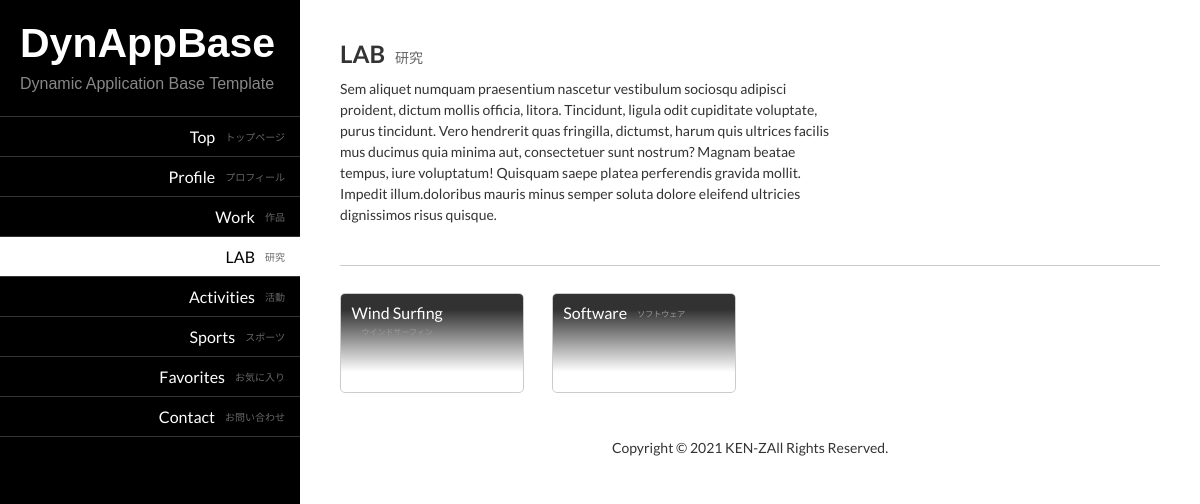
The page /?pa=4 on the database its author committed.
### tables this page shows
CREATE TABLE IF NOT EXISTS `pages` (
  `id` int(11) NOT NULL AUTO_INCREMENT COMMENT 'Page ID',
  `num_order` int(11) NOT NULL DEFAULT '0' COMMENT 'Number Order',
  `toplevel_id` int(11) NOT NULL DEFAULT '0' COMMENT 'Top Level  ID',
  `parent_id` int(11) NOT NULL DEFAULT '0' COMMENT 'Parent Page ID',
  `type` tinyint(1) NOT NULL DEFAULT '0',
  `created_at` datetime NOT NULL DEFAULT CURRENT_TIMESTAMP ON UPDATE CURRENT_TIMESTAMP COMMENT 'Created DateTime',
  `updated_at` datetime NOT NULL DEFAULT CURRENT_TIMESTAMP ON UPDATE CURRENT_TIMESTAMP COMMENT 'Update DateTime',
  `publish` tinyint(1) NOT NULL DEFAULT '0' COMMENT 'Private=0 / Public=1',
  `title` varchar(100) NOT NULL COMMENT 'Page Title',
  `sub_title` varchar(100) NOT NULL COMMENT 'Page Sub Title',
  `description` text NOT NULL COMMENT 'Page Description',
  PRIMARY KEY (`id`)
);

### includes/modules/controller.php (called while the page is built, shortened)
<?php
	if( strpos( $http_host, 'localhost' ) !== false )
	{
		$pdo = new PDO( 'mysql:host='.MYSQL_HOST_LOCAL.';dbname='.MYSQL_DB_LOCAL, MYSQL_USER_LOCAL, MYSQL_PASS_LOCAL );
	}
	else
	{
		$pdo = new PDO( 'mysql:host='.MYSQL_HOST_REMOTE.';dbname='.MYSQL_DB_REMOTE, MYSQL_USER_REMOTE, MYSQL_PASS_REMOTE );
	}
	$plugin_dirs = pluginDirs();
	foreach( $plugin_dirs as $plugin_dir )
	{
		include 'includes/plugins/' . $plugin_dir . '/index.php';
	}
	$navigation = navigation( $pdo, $pa, $po );
	$breadcrumb = breadcrumb( $pdo, $pa, $po );
	if( isset( $pa ) )
	{
		$get__submit = @$_GET[ 'submit' ];
		$get__start_id = @$_GET[ 'start_id' ];
		$get__end_id = @$_GET[ 'end_id' ];
		$get__start_created_at = @$_GET[ 'start_created_at' ];
		$get__end_created_at = @$_GET[ 'end_created_at' ];
		$get__start_updated_at = @$_GET[ 'start_updated_at' ];
		$get__end_updated_at = @$_GET[ 'end_updated_at' ];
		$get__keyword = @$_GET[ 'keyword' ];
		$values = [ $pa, $get__submit, $get__start_id, $get__end_id, $get__start_created_at, $get__end_created_at, $get__start_updated_at, $get__end_updated_at, $get__keyword ];
		$contents = pages( $pdo, $pa, $pn, $values, $request_uri ) . $plugin_content;
	}
	elseif( isset( $po ) )
	{
		$contents = postDetail( $pdo, $po );
	}
?>

### index.php (called while the page is built, shortened)
<?php
	include 'includes/modules/gets.php';
	include 'includes/modules/functions.php';
	include 'includes/modules/controller.php';
	include 'includes/themes/' . ACTIVE_THEME . '/index.php'
?>

### includes/modules/gets.php (called while the page is built, shortened)
<?php
	$pa = @$_REQUEST[ 'pa' ];
	$po = @$_REQUEST[ 'po' ];
?>

### includes/modules/functions.php (the view, shortened to what this page needs)
<?php
	function navigation( $pdo, $pa, $po )
	{
		$html = null;
		if( isset( $pa ) )
		{
			$query = "SELECT * FROM `pages` WHERE `id` = ${pa}";
			$res = $pdo -> query( $query );
			$res -> execute();
			$row = $res -> fetch( PDO::FETCH_ASSOC );
			$db__active__toplevel_id = $row[ 'toplevel_id' ];
		}
		elseif( isset( $po ) )
		{
			$query = "SELECT * FROM `posts` WHERE `id` = ${po}";
			$res = $pdo -> query( $query );
			$res -> execute();
			$row = $res -> fetch( PDO::FETCH_ASSOC );
			$db__active__toplevel_id = $row[ 'toplevel_id' ];
		}
		$query = "SELECT * FROM `pages` ORDER BY `num_order` ASC";
		$res = $pdo -> query( $query );
		$res -> execute();
		$html .= "<nav id=\"navigation\">\n<ul>\n";
		foreach( $res as $row )
		{
			$db__id = $row[ 'id' ];
			$db__toplevel_id = $row[ 'toplevel_id' ];
			$db__title = $row[ 'title' ];
			$db__sub_title = $row[ 'sub_title' ];
			$db__publish = $row[ 'publish' ];
			if( $pa == $db__id || $db__active__toplevel_id == $db__id )
			{
				$active_menu_style = ' class="active-menu"';
			}
			else
			{
				$active_menu_style = '';
			}
			if( $db__toplevel_id == 0 && $db__publish == 1 )
			{
				$html .= "<li${active_menu_style}><a href=\"./?pa=${db__id}\">${db__title}<span>${db__sub_title}</span></a></li>\n";
			}
		}
		$html .= "</ul>\n</nav>\n";
		return $html;
	}
	function subMenus( $pdo, $pa )
	{
		$html = null;
		$file = null;
		$query = "SELECT * FROM `pages` WHERE `parent_id` = ${pa} ORDER BY `num_order` ASC";
		$res = $pdo -> query( $query );
		$res -> execute();
		$rows = $res -> rowCount();
		if( $rows > 0 )
		{
			$html .= "<nav id=\"sub-menus\">\n<ul>\n";
			foreach( $res as $row )
			{
				$db__id = $row[ 'id' ];
				$db__publish = $row[ 'publish' ];
				$db__title = $row[ 'title' ];
				$db__sub_title = $row[ 'sub_title' ];
				$path = "resources/img/pages/${db__id}/";
				if( $db__publish == 1 )
				{
					$html .= <<< EOF
						<style>
							.sub-menu-${db__id} a {
								background-image: url("${path}${file}");
								background-size: 100% auto;
							}
						</style>
						<li class="sub-menu-${db__id}">
							<a href="?pa=${db__id}" class="clickable">
								<div class="menu-shadow">
									<span class="main">${db__title}</span>
									<span class="sub">${db__sub_title}</span>
								</div>
							</a>
						</li>
					EOF;
				}
			}
			$html .= "</ul>\n</nav>\n";
			return $html;
		}
	}
	function breadcrumb( $pdo, $pa, $po )
	{
		$html = null;
		if( isset( $pa ) )
		{
			$id = $pa;
			$table = 'pages';
		}
		elseif( isset( $po ) )
		{
			$type = 'po';
			$id = $po;
			$table = 'posts';
		}
		else
		{
			$type = null;
			$id = null;
			$table = null;
		}
		$query = "SELECT * FROM `${table}` WHERE `id` = ${id}";
		$res = $pdo -> query( $query );
		$res -> execute();
		return $html;
	}
	function pages( $pdo, $pa, $pn, $values, $request_uri )
	{
		$html = null;
		$query = "SELECT * FROM `pages` WHERE `id` = ${pa}";
		$res = $pdo -> query( $query );
		$res -> execute();
		foreach( $res as $row )
		{
			$db__publish = $row[ 'publish' ];
			$db__title = $row[ 'title' ];
			$db__sub_title = $row[ 'sub_title' ];
			$db__description = $row[ 'description' ];
			if( $db__publish == 1 )
			{
				$images = images( 0, $pa );
				if( isset( $db__sub_title ) )
				{
					$el__sub_title = "<span>${db__sub_title}</span>\n";
				}
				if( isset( $db__title ) )
				{
					$el__title = "<h3 id=\"page-title\">${db__title}${el__sub_title}</h3>\n";
				}
				if( isset( $db__description ) )
				{
					$el__description = "<p id=\"page-description\">${db__description}</p>\n";
				}
				$html .= <<< EOF
					<div id="page">
						${images}
						<div id="page-content">
							${el__title}
							${el__description}
						</div>
					</div>
				EOF;
			}
		}
		$html .= subMenus( $pdo, $pa );
		$html .= posts( $pdo, $pa, $pn, $values, $request_uri );
		return $html;
	}
	function posts( $pdo, $pa, $pn, $values, $request_uri )
	{
		$html = null;
		return $html;
	}
?>

### includes/themes/default/style.css (style rules this page uses)
.clickable { opacity: 1.0; }
#container, #menubar, #menubar-header, #menubar-body, #navigation, #content, #page, #page-images, #page-content, #search-posts, #sub-menus, .menu-shadow, .post, .post-detail, .post-images, .post-content, #pagination, #footer, ul, li, a { overflow: hidden; box-sizing: border-box; }
#navigation { float: left; width: 100%; overflow: hidden; box-sizing: border-box; }
#navigation ul { width: 100%; border-top: 1px solid #333; list-style: none; padding: 0; margin: 0; }
#navigation li { float: left; width: 100%; }
#navigation li a { display: block; float: left; width: 100%; height: 40px; line-height: 40px; border-bottom: 1px solid #333; padding-right: 15px; font-size: 16px; color: #fff; text-decoration: none; text-align: right; }
#navigation li a span { float: right; margin-left: 10px; font-size: 10px; color: #666; }
.active-menu a { background-color: #fff !important; color: #000 !important; }
#page, .post, .post-detail { width: 100%; }
#page { border-bottom: 1px solid #ccc; }
#page-content, .post-content { float: left; width: 60%; max-width: 600px; margin-bottom: 40px; }
#page-title, .post-title { float: left; margin: 0; font-size: 24px; }
#page-title span, .post-title span { margin-left: 10px; font-size: 14px; font-weight: normal; color: #666; }
#page-description, .post-description { float: left; clear: left; line-height: 1.5em; margin: 10px 0 0 0; font-size: 14px; }
#sub-menus { float: left; width: 103.3333%; margin: 0 -1.66665%; }
#sub-menus ul { width: 100%; list-style: none; padding: 0; margin: 0; }
#sub-menus li { float: left; width: 21.6667%; margin: 0 1.66665%; }
.menu-shadow { height: 100%; overflow: hidden; background: rgb(255,255,255); background: -moz-linear-gradient(0deg, rgba(255,255,255,0) 0%, rgba(0,0,0,0.804359243697479) 80%); background: -webkit-linear-gradient(0deg, rgba(255,255,255,0) 0%, rgba(0,0,0,0.804359243697479) 80%); background: linear-gradient(0deg, rgba(255,255,255,0) 0%, rgba(0,0,0,0.804359243697479) 80%); filter: progid:DXImageTransform.Microsoft.gradient(startColorstr="#ffffff",endColorstr="#000000",GradientType=1); padding: 10px; margin: -10px; }
#sub-menus li a { display: block; float: left; width: 100%; height: 100%; border: 1px solid #ccc; border-radius: 5px; background-color: #fff; padding: 10px 10px; font-size: 14px; color: #333; text-decoration: none; }
#sub-menus li a .main { float: left; font-size: 16px; color: #fff; }
#sub-menus li a .sub { float: left; margin: 6px 0 0 10px; font-size: 8px; color: #999; }

### rows shown on the page
pages: title "Top", sub_title "トップページ"
pages: title "Profile", sub_title "プロフィール"
pages: title "Work", sub_title "作品"
pages: title "LAB", sub_title "研究", description "Sem aliquet numquam praesentium nascetur vestibulum sociosqu adipisci proident, dictum mollis officia, litora. Tincidunt, ligula odit cupiditate voluptate, purus tincidunt. Vero hendrerit quas fringilla, dictumst, harum quis ultrices facilis mus ducimus quia minima aut, consectetuer sunt nostrum? Magnam beatae tempus, iure voluptatum! Quisquam saepe platea perferendis gravida mollit. Impedit illum.doloribus mauris minus semper soluta dolore eleifend ultricies dignissimos risus quisque."
pages: title "Activities", sub_title "活動"
pages: title "Sports", sub_title "スポーツ"
pages: title "Favorites", sub_title "お気に入り"
pages: title "Contact", sub_title "お問い合わせ"
pages: publish 1 (drawn), title "Wind Surfing", sub_title "ウインドサーフィン"
pages: publish 1 (drawn), title "Software", sub_title "ソフトウェア"

### other values the page prints
SITE_TITLE "DynAppBase"
SITE_DESCRIPTION "Dynamic Application Base Template"
COPYRIGHT "Copyright © 2021 KEN-ZAll Rights Reserved."
